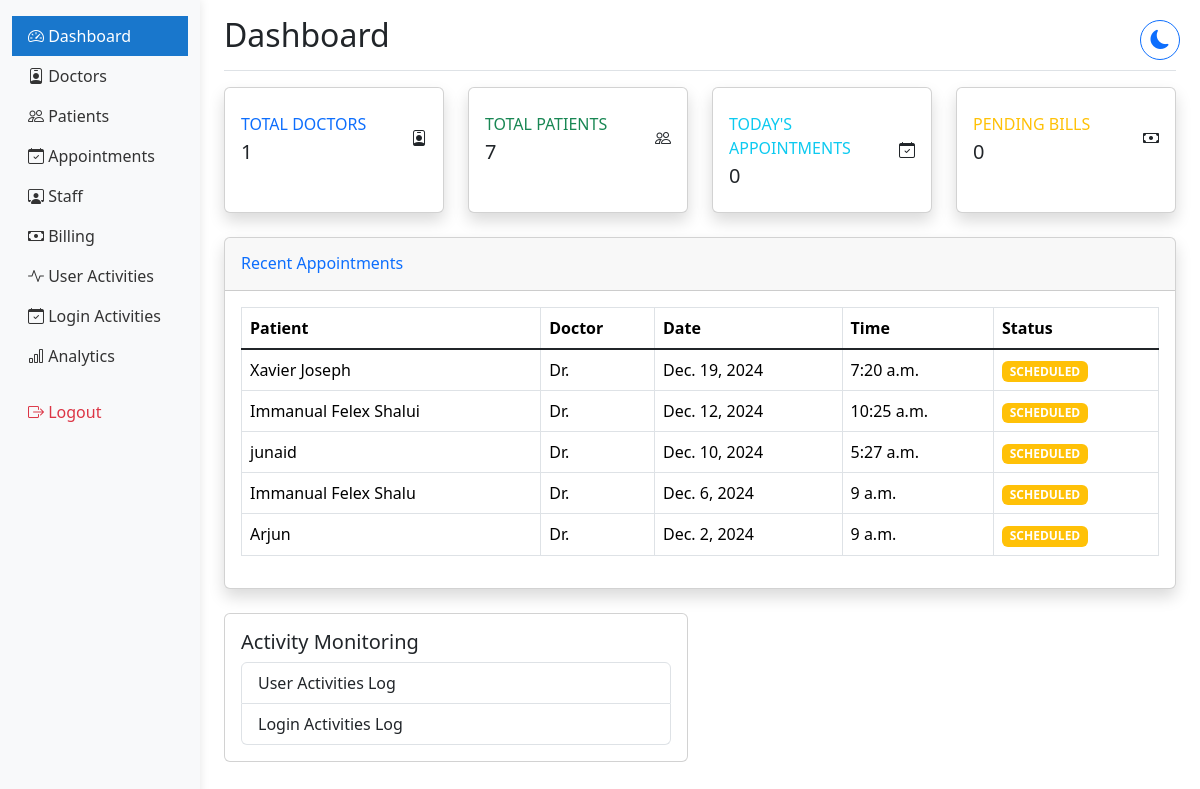
/hosp_admin/dashboard/ (signed in), run on an earlier commit of the app's database.
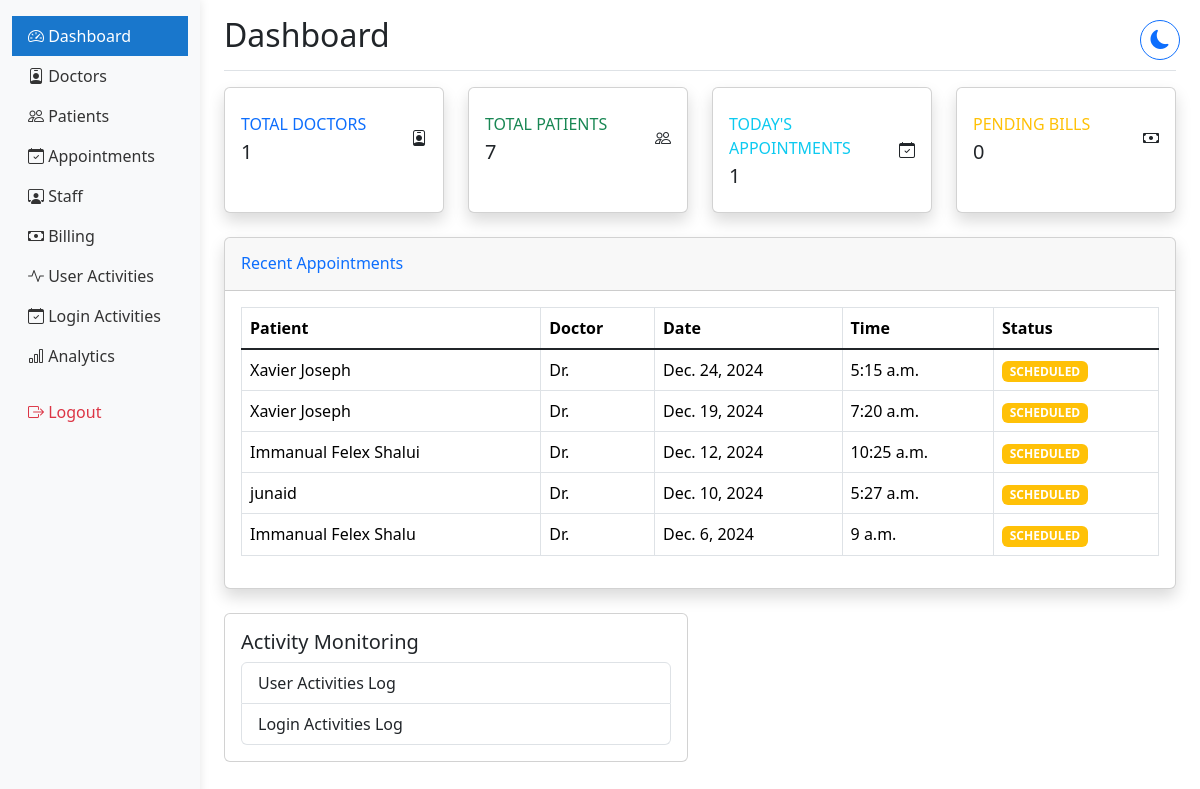
And on a later commit of the database.
### hmsapp/models.py (models this page shows, shortened)
class Appointment(models.Model):
    APPOINTMENT_STATUS = [
        ('SCHEDULED', 'Scheduled'),
        ('COMPLETED', 'Completed'),
        ('CANCELLED', 'Cancelled'),
        ('NO_SHOW', 'No Show'),
    ]
    appointment_id = models.CharField(max_length=10, unique=True, null=True, blank=True, default=None)
    patient = models.ForeignKey(Patient, on_delete=models.CASCADE)
    doctor = models.ForeignKey(DoctorProfile, on_delete=models.CASCADE)
    appointment_date = models.DateField()
    appointment_time = models.TimeField()
    status = models.CharField(max_length=20, choices=APPOINTMENT_STATUS, default='SCHEDULED')
    notes = models.TextField(blank=True)
    phone_number = models.CharField(max_length=15, validators=[phone_regex], null=True, blank=True)
    medical_records = models.FileField(upload_to='medical_records/', null=True, blank=True)
    google_calendar_event_id = models.CharField(max_length=100, blank=True, null=True)
    created_at = models.DateTimeField(auto_now_add=True)
    updated_at = models.DateTimeField(auto_now=True)
    class Meta:
        ordering = ['-appointment_date', '-appointment_time']

class Patient(models.Model):
    BLOOD_GROUPS = [
        ('A+', 'A+'), ('A-', 'A-'),
        ('B+', 'B+'), ('B-', 'B-'),
        ('O+', 'O+'), ('O-', 'O-'),
        ('AB+', 'AB+'), ('AB-', 'AB-'),
    ]
    GENDER_CHOICES = [
        ('MALE', 'Male'),
        ('FEMALE', 'Female'),
        ('OTHER', 'Other'),
    ]
    user = models.OneToOneField(User, on_delete=models.CASCADE)  # Changed to OneToOneField
    patient_name = models.CharField(max_length=100)  # Removed blank=True
    date_of_birth = models.DateField()
    blood_group = models.CharField(max_length=5, choices=BLOOD_GROUPS)  # Added choices
    gender = models.CharField(max_length=10, choices=GENDER_CHOICES)  # Added choices
    nationality = models.CharField(max_length=50)
    referred_by = models.CharField(max_length=100, blank=True)
    phone_number = models.CharField(max_length=15, validators=[phone_regex])
    address = models.TextField(blank=True)
    emergency_contact_name = models.CharField(max_length=100)
    emergency_contact_phone = models.CharField(max_length=15, validators=[phone_regex])
    medical_history = models.TextField(blank=True)
    drug_allergies = models.TextField(blank=True)
    food_allergies = models.TextField(blank=True)
    created_at = models.DateTimeField(auto_now_add=True)
    updated_at = models.DateTimeField(auto_now=True)
    patient_id = models.CharField(max_length=9, unique=True, blank=True)
    profile_picture = models.ImageField(
        upload_to='patients/profile_pics/',
        null=True,
        blank=True,
        validators=[FileExtensionValidator(['jpg', 'jpeg', 'png'])]
    )
    age = models.IntegerField(null=True, blank=True)

### hmsapp/views.py (the view)
# urls.py: path('hosp_admin/dashboard/', views.admin_dashboard, name='admin_dashboard'),
@login_required
@admin_required
def admin_dashboard(request):
    today = date.today()
    pending_bills = Bill.objects.filter(
        payment_status__in=['UNPAID', 'PARTIALLY_PAID']
    ).count()
    context = {
        'doctor_count': DoctorProfile.objects.count(),
        'patient_count': Patient.objects.count(),
        'todays_appointments': Appointment.objects.filter(appointment_date=today).count(),
        'pending_bills': pending_bills,
        'recent_appointments': Appointment.objects.order_by('-appointment_date')[:5],
    }
    return render(request, 'hosp_admin/admin_dashboard.html', context)

### hmsapp/context_processors.py (called while the page is built)
def base_template(request):
    if request.user.is_authenticated:
        if request.user.groups.filter(name='Doctors').exists():
            base_template = 'doctor/base_doctor.html'
        elif request.user.groups.filter(name='Administrators').exists():
            base_template = 'hosp_admin/base_admin.html'
        else:
            base_template = 'staff/base_staff.html'
    else:
        base_template = 'staff/base_staff.html'
    return {'base_template': base_template}

### hmsapp/templates/hosp_admin/admin_dashboard.html (shortened to what the changed rows need)
{% extends 'hosp_admin/base_admin.html' %}
{% block content %}
<div class="d-flex justify-content-between flex-wrap flex-md-nowrap align-items-center pt-3 pb-2 mb-3 border-bottom">
    <h1 class="h2">Dashboard</h1>
</div>
<div class="row">
    <div class="col-xl-3 col-md-6 mb-4">
        <div class="card border-left-info shadow h-100 py-2">
            <div class="card-body">
                <div class="row no-gutters align-items-center">
                    <div class="col mr-2">
                        <div class="text-xs font-weight-bold text-info text-uppercase mb-1">
                            Today's Appointments</div>
                        <div class="h5 mb-0 font-weight-bold text-gray-800">{{ todays_appointments }}</div>
                    </div>
                </div>
            </div>
        </div>
    </div>
</div>
<div class="card shadow mb-4">
    <div class="card-body">
        <div class="table-responsive">
            <table class="table table-bordered" width="100%" cellspacing="0">
                <thead>
                    <tr>
                        <th>Patient</th>
                        <th>Doctor</th>
                        <th>Date</th>
                        <th>Time</th>
                        <th>Status</th>
                    </tr>
                </thead>
                <tbody>
                    {% for appointment in recent_appointments %}
                    <tr>
                        <td>{{ appointment.patient.patient_name }}</td>
                        <td>Dr. {{ appointment.doctor.doc_name }}</td>
                        <td>{{ appointment.appointment_date }}</td>
                        <td>{{ appointment.appointment_time }}</td>
                        <td>
                            <span class="badge {% if appointment.status == 'SCHEDULED' %}bg-warning{% elif appointment.status == 'COMPLETED' %}bg-success{% else %}bg-danger{% endif %}">
                                {{ appointment.status }}
                            </span>
                        </td>
                    </tr>
                    {% endfor %}
                </tbody>
            </table>
        </div>
    </div>
</div>
{% endblock %}

What changed in the data, as far as the page shows it:
no longer on this page (row edited): Appointment: patient.patient_name "Arjun", appointment_date "Dec. 2, 2024", appointment_time "9 a.m.", status "SCHEDULED"
now on this page (row edited): Appointment: patient.patient_name "Xavier Joseph", appointment_date "Dec. 24, 2024", appointment_time "5:15 a.m.", status "SCHEDULED"
Also different on the page:
{{ todays_appointments }}: "0" → "1"
